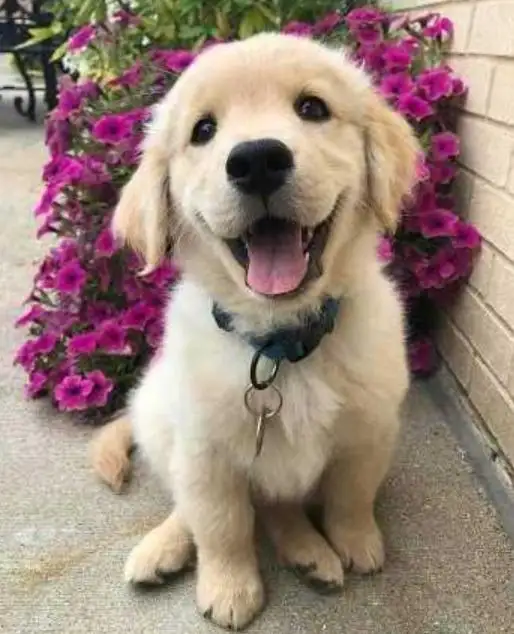
#> input picture dog.jpg, 514 x 634 px; its folder holds 4 pictures in this run
$ jupyter execute mosaic,mixup,copy.ipynb
#> lines starting #> are read from the running program, lines starting #| are printed output that depends on the picture
# Mosaic data augment

[cell 1]
# import site-packages
import random
import os
import glob
from PIL import Image
import matplotlib.pyplot as plt

import numpy as np
import cv2

[cell 2]
# setting parammeters
OUTPUT_SIZE = (600, 600) # Height width
SCALE_RANGE = (0.3, 0.7)
FILTER_TINY_SCALE = 1/50 # if height and width of boxes lower than this scale, drop it
# The path of ann and image
ANN_DIR = 'dataset/Annotations/'
IMG_DIR = 'dataset/Images/'

[cell 3]
# 获取images与annotations
# [23 lines left out: function get_dataset, not called in this run]

[cell 4]
## 图片混合函数
# [63 lines left out: function update_image_and_anno, not called in this run]

[cell 5]
# main
# [21 lines left out: function main, not called in this run]

# Mix up

[cell 6]
# 读取图片
img1 = cv2.imread('dog.jpg')
#> img1 is the input picture: shape (634, 514, 3); mean B, G, R 122.4, 133.4, 154.5
img2 = cv2.imread('cat.jpg')
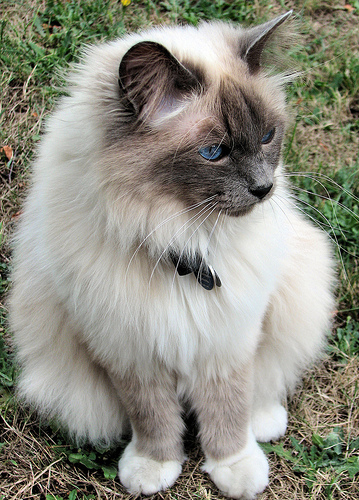
#> input picture cat.jpg, 359 x 500 px
#> img2 is the input picture: shape (500, 359, 3); mean B, G, R 129.4, 141.4, 141.7
# 调整图片大小
img1 = cv2.resize(img1, (320, 320))
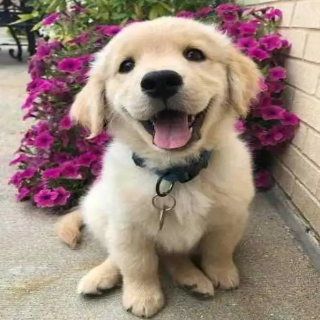
#> img1: shape (320, 320, 3); mean B, G, R 122.3, 133.3, 154.3
img2 = cv2.resize(img2, (320, 320))
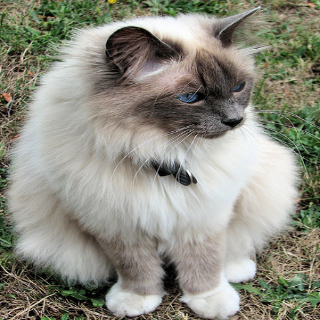
#> img2: shape (320, 320, 3); mean B, G, R 129.3, 141.3, 141.6
# 随机混合参数
r = np.random.beta(32,32)
# 图片混合
img_out = (img1*r+(1-r)*img2).astype(np.uint8)
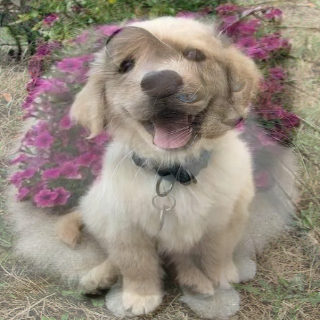
#> img_out: shape (320, 320, 3); mean B, G, R 124.9, 136.3, 148.2
# 图片展现
fig = plt.figure(num='mixup_test', figsize=(4,12), dpi=120)
ax1 = fig.add_subplot(1, 3, 1)
ax1.imshow(img1)
ax2 = fig.add_subplot(1, 3, 2)
ax2.imshow(img2)
ax3 = fig.add_subplot(1, 3, 3)
ax3.imshow(img_out)
#> figure, not shown here; B, G, R data is drawn as R, G, B
